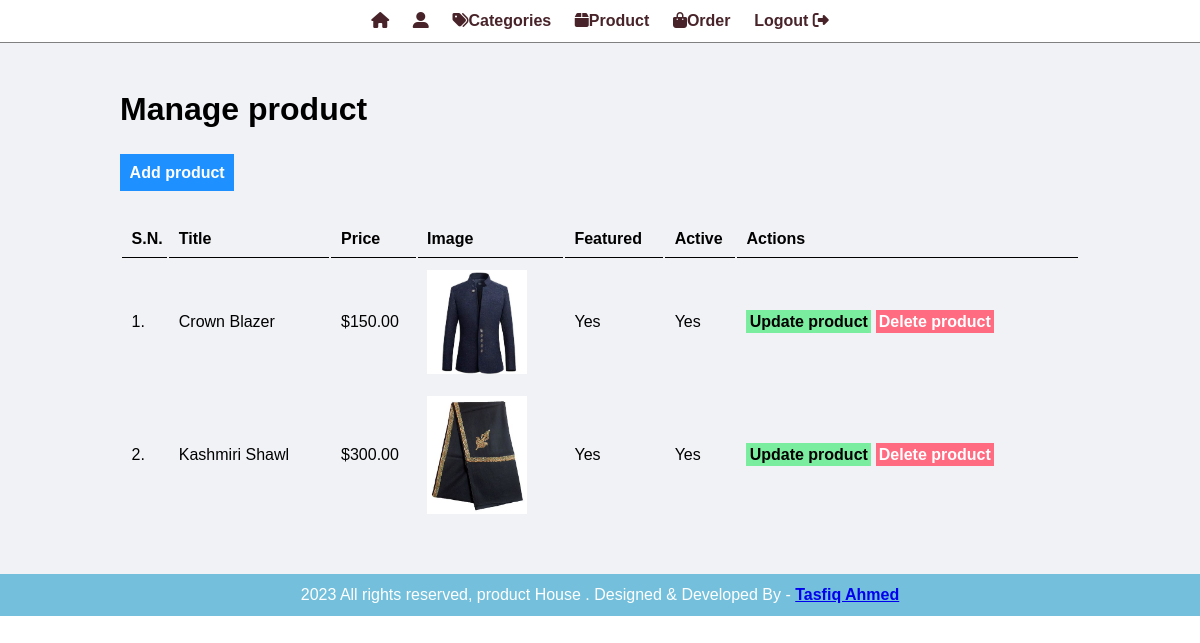
The app's page /admin/manage-product.php (signed in) with its own data.
### tables this page shows
CREATE TABLE `tbl_product` (
  `id` int(10) UNSIGNED NOT NULL,
  `title` varchar(100) NOT NULL,
  `description` text NOT NULL,
  `price` decimal(10,2) NOT NULL,
  `image_name` varchar(255) NOT NULL,
  `category_id` int(10) UNSIGNED NOT NULL,
  `featured` varchar(10) NOT NULL,
  `active` varchar(10) NOT NULL
);

### admin/manage-product.php (the view, shortened to what this page needs)
<?php include('partials/menu.php'); ?>
<div class="main-content">
    <div class="wrapper">
        <h1>Manage product</h1>
        <br /><br />
                <a href="<?php echo SITEURL; ?>admin/add-product.php" class="btn-primary">Add product</a>
                <br /><br /><br />
                <table class="tbl-full">
                    <tr>
                        <th>S.N.</th>
                        <th>Title</th>
                        <th>Price</th>
                        <th>Image</th>
                        <th>Featured</th>
                        <th>Active</th>
                        <th>Actions</th>
                    </tr>
                    <?php
                        $sql = "SELECT * FROM tbl_product";
                        $res = mysqli_query($conn, $sql);
                        $count = mysqli_num_rows($res);
                        $sn=1;
                        if($count>0)
                        {
                            while($row=mysqli_fetch_assoc($res))
                            {
                                $id = $row['id'];
                                $title = $row['title'];
                                $price = $row['price'];
                                $image_name = $row['image_name'];
                                $featured = $row['featured'];
                                $active = $row['active'];
                                ?>
                                <tr>
                                    <td><?php echo $sn++; ?>. </td>
                                    <td><?php echo $title; ?></td>
                                    <td>$<?php echo $price; ?></td>
                                    <td>
                                        <?php
                                            if($image_name=="")
                                            {
                                                echo "<div class='error'>Image not Added.</div>";
                                            }
                                            else
                                            {
                                                ?>
                                                <img src="<?php echo SITEURL; ?>images/product/<?php echo $image_name; ?>" width="100px">
                                                <?php
                                            }
                                        ?>
                                    </td>
                                    <td><?php echo $featured; ?></td>
                                    <td><?php echo $active; ?></td>
                                    <td>
                                        <a href="<?php echo SITEURL; ?>admin/update-product.php?id=<?php echo $id; ?>" class="btn-secondary">Update product</a>
                                        <a href="<?php echo SITEURL; ?>admin/delete-product.php?id=<?php echo $id; ?>&image_name=<?php echo $image_name; ?>" class="btn-danger">Delete product</a>
                                    </td>
                                </tr>
                                <?php
                            }
                        }
                        else
                        {
                            echo "<tr> <td colspan='7' class='error'> product not Added Yet. </td> </tr>";
                        }
                    ?>
                </table>
    </div>
</div>
<?php include('partials/footer.php'); ?>

### css/admin.css (style rules this page uses)
* { margin: 0; padding: 0; font-family: Arial, Helvetica, sans-serif; }
.wrapper { padding: 1%; width: 80%; margin: 0 auto; }
.tbl-full { width: 100%; }
table tr th { border-bottom: 1px solid black; padding: 1%; text-align: left; }
table tr td { padding: 1%; }
.btn-primary { background-color: #1e90ff; padding: 1%; color: white; text-decoration: none; font-weight: bold; }
.btn-secondary { background-color: #7bed9f; padding: 1%; color: black; text-decoration: none; font-weight: bold; }
.btn-danger { background-color: #ff6b81; padding: 1%; color: white; text-decoration: none; font-weight: bold; }
.main-content { background-color: #f1f2f6; padding: 3% 0; }

### records on screen
tbl_product: title "Crown Blazer", price "150.00", image_name (picture), featured "Yes", active "Yes"
tbl_product: title "Kashmiri Shawl", price "300.00", image_name (picture), featured "Yes", active "Yes"
